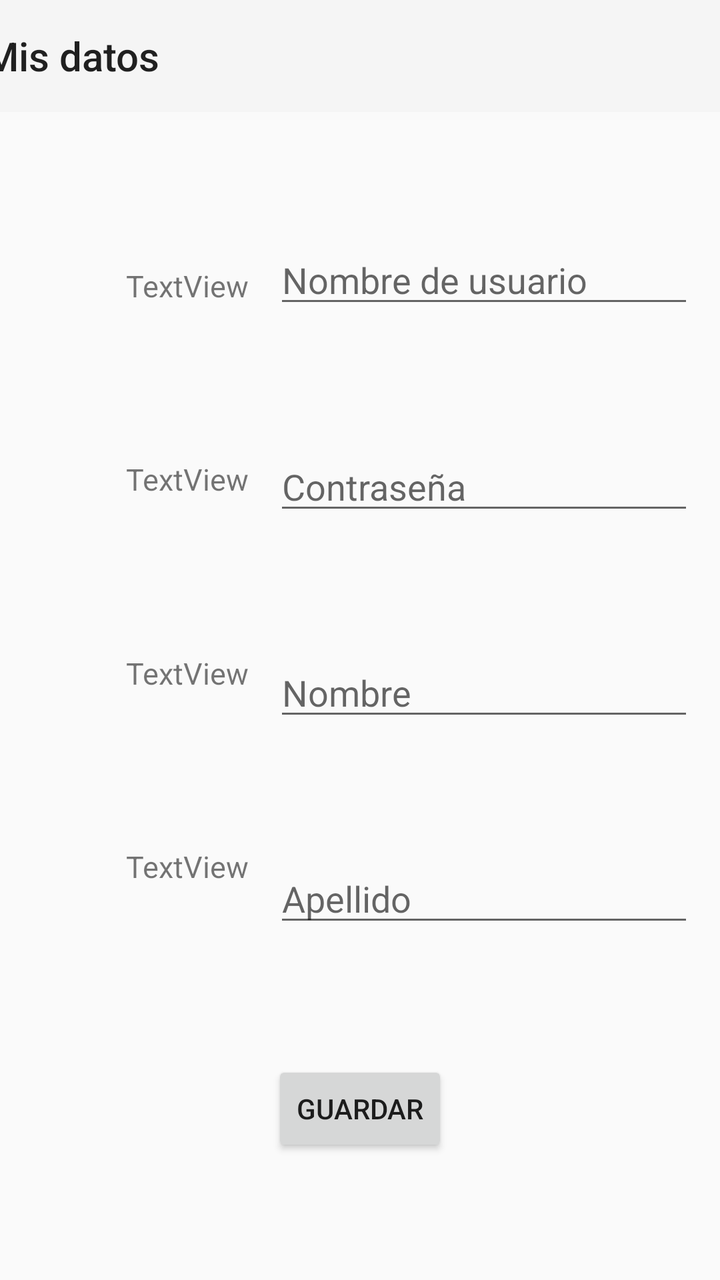
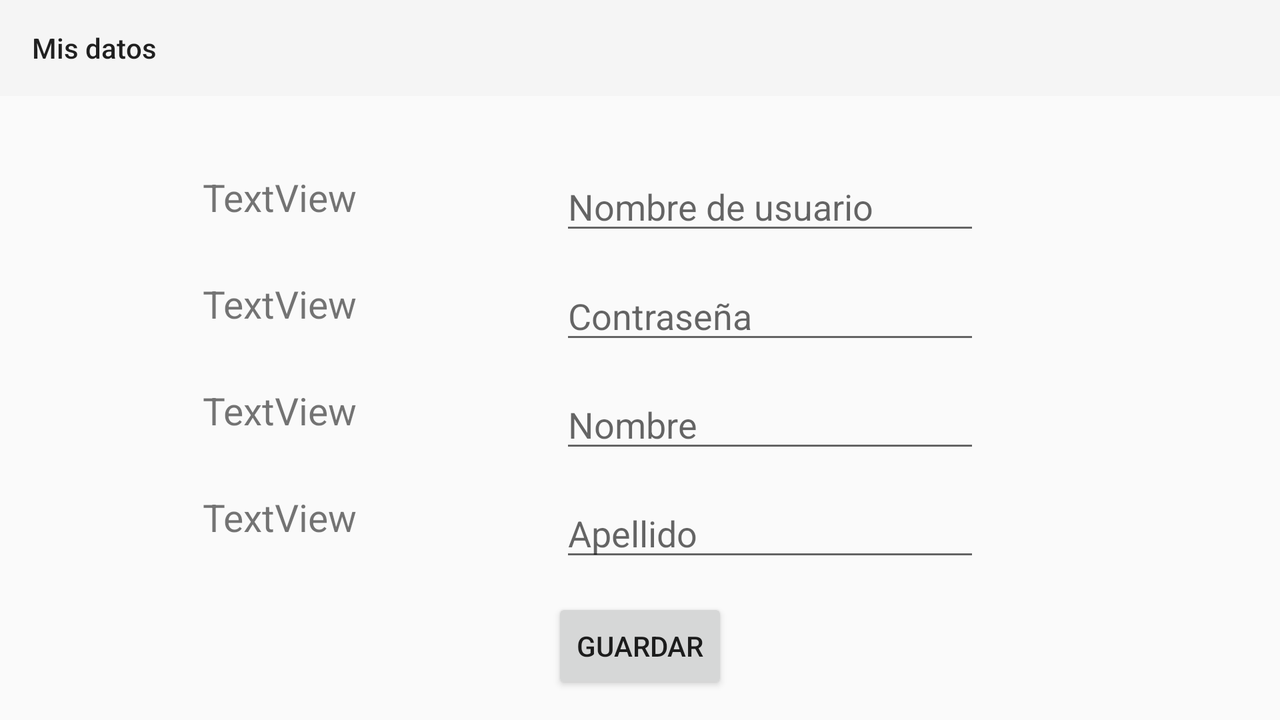

One screen, two layout resources from the same app: the default and the author's alternative for another configuration. Each is rendered where Android would select it; the XML of both is given below.
<!-- AndroidManifest.xml: application theme Theme.AppCompat.Light.NoActionBar -->
<!-- res/layout/activity_my_account.xml -->
<?xml version="1.0" encoding="utf-8"?>
<androidx.constraintlayout.widget.ConstraintLayout xmlns:android="http://schemas.android.com/apk/res/android"
    xmlns:app="http://schemas.android.com/apk/res-auto"
    xmlns:tools="http://schemas.android.com/tools"
    android:layout_width="match_parent"
    android:layout_height="match_parent"
    tools:context=".MyAccount_Activity">

    <androidx.constraintlayout.widget.ConstraintLayout
        android:layout_width="match_parent"
        android:layout_height="match_parent">

        <androidx.appcompat.widget.Toolbar
            android:id="@+id/toolbar_myAccount"
            android:layout_width="409dp"
            android:layout_height="wrap_content"
            android:background="?attr/colorPrimary"
            android:minHeight="?attr/actionBarSize"
            android:theme="?attr/actionBarTheme"
            app:layout_constraintEnd_toEndOf="parent"
            app:layout_constraintStart_toStartOf="parent"
            app:layout_constraintTop_toTopOf="parent"
            app:title="@string/misdatos" />

        <TextView
            android:id="@+id/textUsername"
            android:layout_width="wrap_content"
            android:layout_height="wrap_content"
            android:layout_marginLeft="50dp"
            android:onClick="onClickUsername"
            android:text="TextView"
            android:textSize="15dp"
            app:layout_constraintBottom_toTopOf="@+id/textContrasena"
            app:layout_constraintEnd_toStartOf="@+id/editarUsername"
            app:layout_constraintStart_toStartOf="parent"
            app:layout_constraintTop_toBottomOf="@+id/toolbar_myAccount" />

        <TextView
            android:id="@+id/textContrasena"
            android:layout_width="wrap_content"
            android:layout_height="wrap_content"
            android:layout_marginLeft="50dp"
            android:onClick="onClickContrasena"
            android:text="TextView"
            android:textSize="15dp"
            app:layout_constraintBottom_toTopOf="@+id/textNombre"
            app:layout_constraintEnd_toStartOf="@+id/editarContrasena"
            app:layout_constraintStart_toStartOf="parent"
            app:layout_constraintTop_toBottomOf="@+id/textUsername" />

        <TextView
            android:id="@+id/textNombre"
            android:layout_width="wrap_content"
            android:layout_height="wrap_content"
            android:layout_marginLeft="50dp"
            android:onClick="onClickNombre"
            android:text="TextView"
            android:textSize="15dp"
            app:layout_constraintBottom_toTopOf="@+id/textApellido"
            app:layout_constraintEnd_toStartOf="@+id/editarNombre"
            app:layout_constraintStart_toStartOf="parent"
            app:layout_constraintTop_toBottomOf="@+id/textContrasena" />

        <TextView
            android:id="@+id/textApellido"
            android:layout_width="wrap_content"
            android:layout_height="wrap_content"
            android:layout_marginLeft="50dp"
            android:layout_marginBottom="120dp"
            android:onClick="onClickApellido"
            android:text="TextView"
            android:textSize="15dp"
            app:layout_constraintBottom_toBottomOf="parent"
            app:layout_constraintEnd_toStartOf="@+id/editarApellido"
            app:layout_constraintStart_toStartOf="parent"
            app:layout_constraintTop_toBottomOf="@+id/textNombre" />

        <Button
            android:id="@+id/buttonGuardar"
            android:layout_width="wrap_content"
            android:layout_height="wrap_content"
            android:onClick="onClickGuardar"
            android:text="@string/Guardar"
            app:layout_constraintBottom_toBottomOf="parent"
            app:layout_constraintEnd_toEndOf="parent"
            app:layout_constraintStart_toStartOf="parent"
            app:layout_constraintTop_toBottomOf="@+id/editarApellido" />

        <EditText
            android:id="@+id/editarUsername"
            android:layout_width="wrap_content"
            android:layout_height="wrap_content"
            android:ems="10"
            android:hint="@string/hintUsuario"
            android:inputType="textPersonName"
            app:layout_constraintBottom_toTopOf="@+id/editarContrasena"
            app:layout_constraintEnd_toEndOf="parent"
            app:layout_constraintStart_toEndOf="@+id/textUsername"
            app:layout_constraintTop_toBottomOf="@+id/toolbar_myAccount" />

        <EditText
            android:id="@+id/editarContrasena"
            android:layout_width="wrap_content"
            android:layout_height="wrap_content"
            android:ems="10"
            android:hint="@string/hintContraseña"
            android:inputType="textPassword"
            app:layout_constraintBottom_toTopOf="@+id/editarNombre"
            app:layout_constraintEnd_toEndOf="parent"
            app:layout_constraintStart_toEndOf="@+id/textContrasena"
            app:layout_constraintTop_toBottomOf="@+id/editarUsername" />

        <EditText
            android:id="@+id/editarNombre"
            android:layout_width="wrap_content"
            android:layout_height="wrap_content"
            android:ems="10"
            android:hint="@string/nombre"
            android:inputType="textPersonName"
            app:layout_constraintBottom_toTopOf="@+id/editarApellido"
            app:layout_constraintEnd_toEndOf="parent"
            app:layout_constraintStart_toEndOf="@+id/textNombre"
            app:layout_constraintTop_toBottomOf="@+id/editarContrasena" />

        <EditText
            android:id="@+id/editarApellido"
            android:layout_width="wrap_content"
            android:layout_height="wrap_content"
            android:ems="10"
            android:hint="@string/apellido"
            android:inputType="textPersonName"
            app:layout_constraintBottom_toTopOf="@+id/buttonGuardar"
            app:layout_constraintEnd_toEndOf="parent"
            app:layout_constraintStart_toEndOf="@+id/textApellido"
            app:layout_constraintTop_toBottomOf="@+id/editarNombre" />

        <TextView
            android:id="@+id/textView3"
            android:layout_width="wrap_content"
            android:layout_height="wrap_content"
            android:layout_marginBottom="600dp"
            android:text="@string/instruccionesMyAccount"
            app:layout_constraintBottom_toBottomOf="parent"
            app:layout_constraintEnd_toEndOf="parent"
            app:layout_constraintStart_toStartOf="parent"
            app:layout_constraintTop_toBottomOf="@+id/toolbar_myAccount" />

    </androidx.constraintlayout.widget.ConstraintLayout>
</androidx.constraintlayout.widget.ConstraintLayout>
<!-- resources referenced by this layout -->
<resources>
  <string name="Guardar">Guardar</string>
  <string name="apellido">Apellido</string>
  <string name="hintUsuario">Nombre de usuario</string>
  <string name="instruccionesMyAccount">Presione sobre los datos que quiera cambiar</string>
  <string name="misdatos">Mis datos</string>
  <string name="nombre">Nombre</string>
</resources>
<!-- res/layout-land/activity_my_account.xml (the author's variant of the layout above) -->
<!-- drawn on the phone turned sideways -->
<?xml version="1.0" encoding="utf-8"?>
<androidx.constraintlayout.widget.ConstraintLayout xmlns:android="http://schemas.android.com/apk/res/android"
    xmlns:app="http://schemas.android.com/apk/res-auto"
    xmlns:tools="http://schemas.android.com/tools"
    android:layout_width="match_parent"
    android:layout_height="match_parent"
    tools:context=".MyAccount_Activity">

    <androidx.constraintlayout.widget.ConstraintLayout
        android:layout_width="match_parent"
        android:layout_height="match_parent"
        tools:layout_editor_absoluteX="52dp"
        tools:layout_editor_absoluteY="87dp">

        <androidx.appcompat.widget.Toolbar
            android:id="@+id/toolbar_myAccount"
            android:layout_width="0dp"
            android:layout_height="wrap_content"
            android:background="?attr/colorPrimary"
            android:minHeight="?attr/actionBarSize"
            android:theme="?attr/actionBarTheme"
            app:layout_constraintEnd_toEndOf="parent"
            app:layout_constraintStart_toStartOf="parent"
            app:layout_constraintTop_toTopOf="parent"
            app:title="@string/misdatos" />

        <TextView
            android:id="@+id/textUsername"
            android:layout_width="wrap_content"
            android:layout_height="wrap_content"
            android:layout_marginTop="10dp"
            android:onClick="onClickUsername"
            android:text="TextView"
            android:textSize="19dp"
            app:layout_constraintBottom_toTopOf="@+id/textContrasena"
            app:layout_constraintEnd_toStartOf="@+id/editarUsername"
            app:layout_constraintStart_toStartOf="parent"
            app:layout_constraintTop_toBottomOf="@+id/toolbar_myAccount" />

        <TextView
            android:id="@+id/textContrasena"
            android:layout_width="wrap_content"
            android:layout_height="wrap_content"
            android:onClick="onClickContrasena"
            android:text="TextView"
            android:textSize="19dp"
            app:layout_constraintBottom_toTopOf="@+id/textNombre"
            app:layout_constraintEnd_toStartOf="@+id/editarContrasena"
            app:layout_constraintStart_toStartOf="parent"
            app:layout_constraintTop_toBottomOf="@+id/textUsername" />

        <TextView
            android:id="@+id/textNombre"
            android:layout_width="wrap_content"
            android:layout_height="wrap_content"
            android:onClick="onClickNombre"
            android:text="TextView"
            android:textSize="19dp"
            app:layout_constraintBottom_toTopOf="@+id/textApellido"
            app:layout_constraintEnd_toStartOf="@+id/editarNombre"
            app:layout_constraintStart_toStartOf="parent"
            app:layout_constraintTop_toBottomOf="@+id/textContrasena" />

        <TextView
            android:id="@+id/textApellido"
            android:layout_width="wrap_content"
            android:layout_height="wrap_content"
            android:onClick="onClickApellido"
            android:text="TextView"
            android:textSize="19dp"
            app:layout_constraintBottom_toTopOf="@+id/buttonGuardar"
            app:layout_constraintEnd_toStartOf="@+id/editarApellido"
            app:layout_constraintStart_toStartOf="parent"
            app:layout_constraintTop_toBottomOf="@+id/textNombre" />

        <Button
            android:id="@+id/buttonGuardar"
            android:layout_width="wrap_content"
            android:layout_height="wrap_content"
            android:onClick="onClickGuardar"
            android:text="@string/Guardar"
            app:layout_constraintBottom_toBottomOf="parent"
            app:layout_constraintEnd_toEndOf="parent"
            app:layout_constraintStart_toStartOf="parent"
            app:layout_constraintTop_toBottomOf="@+id/editarApellido" />

        <EditText
            android:id="@+id/editarUsername"
            android:layout_width="wrap_content"
            android:layout_height="wrap_content"
            android:layout_marginTop="20dp"
            android:layout_marginRight="150dp"
            android:ems="10"
            android:hint="@string/hintUsuario"
            android:inputType="textPersonName"
            app:layout_constraintBottom_toTopOf="@+id/editarContrasena"
            app:layout_constraintEnd_toEndOf="parent"
            app:layout_constraintTop_toBottomOf="@+id/toolbar_myAccount" />

        <EditText
            android:id="@+id/editarContrasena"
            android:layout_width="wrap_content"
            android:layout_height="wrap_content"
            android:layout_marginRight="150dp"
            android:ems="10"
            android:hint="@string/hintContraseña"
            android:inputType="textPassword"
            app:layout_constraintBottom_toTopOf="@+id/editarNombre"
            app:layout_constraintEnd_toEndOf="parent"
            app:layout_constraintTop_toBottomOf="@+id/editarUsername" />

        <EditText
            android:id="@+id/editarNombre"
            android:layout_width="wrap_content"
            android:layout_height="wrap_content"
            android:layout_marginRight="150dp"
            android:ems="10"
            android:hint="@string/nombre"
            android:inputType="textPersonName"
            app:layout_constraintBottom_toTopOf="@+id/editarApellido"
            app:layout_constraintEnd_toEndOf="parent"
            app:layout_constraintTop_toBottomOf="@+id/editarContrasena" />

        <EditText
            android:id="@+id/editarApellido"
            android:layout_width="wrap_content"
            android:layout_height="wrap_content"
            android:layout_marginRight="150dp"
            android:ems="10"
            android:hint="@string/apellido"
            android:inputType="textPersonName"
            app:layout_constraintBottom_toTopOf="@+id/buttonGuardar"
            app:layout_constraintEnd_toEndOf="parent"
            app:layout_constraintTop_toBottomOf="@+id/editarNombre" />

        <TextView
            android:id="@+id/textView4"
            android:layout_width="0dp"
            android:layout_height="wrap_content"
            android:layout_marginBottom="500dp"
            android:text="@string/instruccionesMyAccount"
            android:textSize="20dp"
            app:layout_constraintBottom_toBottomOf="parent"
            app:layout_constraintStart_toStartOf="parent"
            app:layout_constraintTop_toTopOf="parent" />

    </androidx.constraintlayout.widget.ConstraintLayout>
</androidx.constraintlayout.widget.ConstraintLayout>
